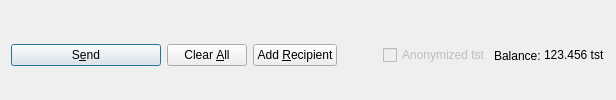
         <widget class="QFrame" name="frame_Send">
          <layout class="QHBoxLayout" name="horizontalLayout">
           <property name="bottomMargin">
            <number>0</number>
           </property>
           <item>
            <widget class="QPushButton" name="sendButton">
             <property name="minimumSize">
              <size>
               <width>150</width>
               <height>0</height>
              </size>
             </property>
             <property name="toolTip">
              <string>Confirm the send action</string>
             </property>
             <property name="text">
              <string>S&amp;end</string>
             </property>
             <property name="icon">
              <iconset resource="../test.qrc">
               <normaloff>:/icons/send</normaloff>:/icons/send</iconset>
             </property>
             <property name="autoDefault">
              <bool>false</bool>
             </property>
             <property name="default">
              <bool>true</bool>
             </property>
            </widget>
           </item>
           <item>
            <widget class="QPushButton" name="clearButton">
             <property name="sizePolicy">
              <sizepolicy hsizetype="Minimum" vsizetype="Fixed">
               <horstretch>0</horstretch>
               <verstretch>0</verstretch>
              </sizepolicy>
             </property>
             <property name="toolTip">
              <string>Clear all fields of the form.</string>
             </property>
             <property name="text">
              <string>Clear &amp;All</string>
             </property>
             <property name="icon">
              <iconset resource="../test.qrc">
               <normaloff>:/icons/remove</normaloff>:/icons/remove</iconset>
             </property>
             <property name="autoDefault">
              <bool>false</bool>
             </property>
            </widget>
           </item>
           <item>
            <widget class="QPushButton" name="addButton">
             <property name="toolTip">
              <string>Send to multiple recipients at once</string>
             </property>
             <property name="text">
              <string>Add &amp;Recipient</string>
             </property>
             <property name="icon">
              <iconset resource="../test.qrc">
               <normaloff>:/icons/add</normaloff>:/icons/add</iconset>
             </property>
             <property name="autoDefault">
              <bool>false</bool>
             </property>
            </widget>
           </item>
           <item>
            <spacer name="horizontalSpacer">
             <property name="orientation">
              <enum>Qt::Horizontal</enum>
             </property>
             <property name="sizeHint" stdset="0">
              <size>
               <width>40</width>
               <height>20</height>
              </size>
             </property>
            </spacer>
           </item>
           <item>
            <layout class="QHBoxLayout" name="horizontalLayout_2">
             <property name="spacing">
              <number>3</number>
             </property>
             <item>
              <widget class="QCheckBox" name="checkztst">
               <property name="enabled">
                <bool>false</bool>
               </property>
               <property name="text">
                <string>Anonymized tst</string>
               </property>
              </widget>
             </item>
             <item>
              <widget class="QLabel" name="label">
               <property name="text">
                <string>Balance:</string>
               </property>
              </widget>
             </item>
             <item>
              <widget class="QLabel" name="labelBalance">
               <property name="sizePolicy">
                <sizepolicy hsizetype="Preferred" vsizetype="Fixed">
                 <horstretch>0</horstretch>
                 <verstretch>0</verstretch>
                </sizepolicy>
               </property>
               <property name="cursor">
                <cursorShape>IBeamCursor</cursorShape>
               </property>
               <property name="text">
                <string notr="true">123.456 tst</string>
               </property>
               <property name="textInteractionFlags">
                <set>Qt::LinksAccessibleByMouse|Qt::TextSelectableByKeyboard|Qt::TextSelectableByMouse</set>
               </property>
              </widget>
             </item>
            </layout>
           </item>
          </layout>
         </widget>
